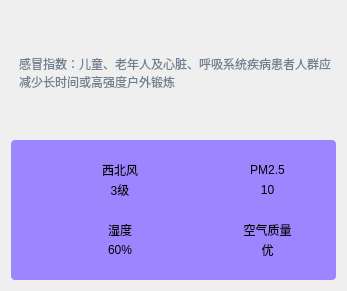
    <widget class="QWidget" name="widget_10" native="true">
     <property name="geometry">
      <rect>
       <x>80</x>
       <y>280</y>
       <width>347</width>
       <height>291</height>
      </rect>
     </property>
     <layout class="QVBoxLayout" name="verticalLayout_28">
      <item>
       <widget class="QLabel" name="lblGanMao">
        <property name="styleSheet">
         <string notr="true">background-color:rgba(60, 60, 60, 0);
padding-left: 5px;
padding-right: 5px;
color: rgb(112,128,144);</string>
        </property>
        <property name="text">
         <string>感冒指数：儿童、老年人及心脏、呼吸系统疾病患者人群应减少长时间或高强度户外锻炼</string>
        </property>
        <property name="wordWrap">
         <bool>true</bool>
        </property>
       </widget>
      </item>
      <item>
       <widget class="QWidget" name="widget_11" native="true">
        <property name="styleSheet">
         <string notr="true">background-color: rgb(157, 133, 255);
border-radius: 4px</string>
        </property>
        <layout class="QGridLayout" name="gridLayout">
         <property name="leftMargin">
          <number>30</number>
         </property>
         <property name="topMargin">
          <number>20</number>
         </property>
         <property name="rightMargin">
          <number>30</number>
         </property>
         <property name="bottomMargin">
          <number>20</number>
         </property>
         <property name="horizontalSpacing">
          <number>30</number>
         </property>
         <property name="verticalSpacing">
          <number>20</number>
         </property>
         <item row="0" column="0">
          <layout class="QHBoxLayout" name="horizontalLayout_3">
           <item>
            <widget class="QLabel" name="lblWindIcon">
             <property name="minimumSize">
              <size>
               <width>40</width>
               <height>40</height>
              </size>
             </property>
             <property name="maximumSize">
              <size>
               <width>40</width>
               <height>40</height>
              </size>
             </property>
             <property name="styleSheet">
              <string notr="true">background-color: rgba(255, 255, 255, 0);</string>
             </property>
             <property name="text">
              <string/>
             </property>
             <property name="pixmap">
              <pixmap resource="main.qrc">:/res/wind.png</pixmap>
             </property>
             <property name="scaledContents">
              <bool>true</bool>
             </property>
             <property name="alignment">
              <set>Qt::AlignCenter</set>
             </property>
            </widget>
           </item>
           <item>
            <layout class="QVBoxLayout" name="verticalLayout_3">
             <item>
              <widget class="QLabel" name="lblWindFx">
               <property name="styleSheet">
                <string notr="true">background-color: rgba(255, 255, 255,0);
font: 10pt &quot;微软雅黑&quot;;</string>
               </property>
               <property name="text">
                <string>西北风</string>
               </property>
               <property name="alignment">
                <set>Qt::AlignCenter</set>
               </property>
              </widget>
             </item>
             <item>
              <widget class="QLabel" name="lblWindFl">
               <property name="styleSheet">
                <string notr="true">background-color: rgba(255, 255, 255,0);
font: 10pt &quot;微软雅黑&quot;;</string>
               </property>
               <property name="text">
                <string>3级</string>
               </property>
               <property name="alignment">
                <set>Qt::AlignCenter</set>
               </property>
              </widget>
             </item>
            </layout>
           </item>
          </layout>
         </item>
         <item row="0" column="1">
          <layout class="QHBoxLayout" name="horizontalLayout_2">
           <item>
            <widget class="QLabel" name="lblPm25Icon">
             <property name="minimumSize">
              <size>
               <width>40</width>
               <height>40</height>
              </size>
             </property>
             <property name="maximumSize">
              <size>
               <width>40</width>
               <height>40</height>
              </size>
             </property>
             <property name="styleSheet">
              <string notr="true">background-color: rgba(255, 255, 255, 0);</string>
             </property>
             <property name="text">
              <string/>
             </property>
             <property name="pixmap">
              <pixmap resource="main.qrc">:/res/pm25.png</pixmap>
             </property>
             <property name="scaledContents">
              <bool>true</bool>
             </property>
             <property name="alignment">
              <set>Qt::AlignCenter</set>
             </property>
            </widget>
           </item>
           <item>
            <layout class="QVBoxLayout" name="verticalLayout_2">
             <item>
              <widget class="QLabel" name="lblPM25Title">
               <property name="styleSheet">
                <string notr="true">background-color: rgba(255, 255, 255,0);
font: 10pt &quot;微软雅黑&quot;;</string>
               </property>
               <property name="text">
                <string>PM2.5</string>
               </property>
               <property name="alignment">
                <set>Qt::AlignCenter</set>
               </property>
              </widget>
             </item>
             <item>
              <widget class="QLabel" name="lblPM25">
               <property name="styleSheet">
                <string notr="true">background-color: rgba(255, 255, 255,0);
font: 10pt &quot;微软雅黑&quot;;</string>
               </property>
               <property name="text">
                <string>10</string>
               </property>
               <property name="alignment">
                <set>Qt::AlignCenter</set>
               </property>
              </widget>
             </item>
            </layout>
           </item>
          </layout>
         </item>
         <item row="1" column="0">
          <layout class="QHBoxLayout" name="horizontalLayout_4">
           <item>
            <widget class="QLabel" name="lblShiDuIcon">
             <property name="minimumSize">
              <size>
               <width>40</width>
               <height>40</height>
              </size>
             </property>
             <property name="maximumSize">
              <size>
               <width>40</width>
               <height>40</height>
              </size>
             </property>
             <property name="styleSheet">
              <string notr="true">background-color: rgba(255, 255, 255, 0);</string>
             </property>
             <property name="text">
              <string/>
             </property>
             <property name="pixmap">
              <pixmap resource="main.qrc">:/res/humidity.png</pixmap>
             </property>
             <property name="scaledContents">
              <bool>true</bool>
             </property>
             <property name="alignment">
              <set>Qt::AlignCenter</set>
             </property>
            </widget>
           </item>
           <item>
            <layout class="QVBoxLayout" name="verticalLayout_4">
             <item>
              <widget class="QLabel" name="lblShiDuTitle">
               <property name="styleSheet">
                <string notr="true">background-color: rgba(255, 255, 255,0);
font: 10pt &quot;微软雅黑&quot;;</string>
               </property>
               <property name="text">
                <string>湿度</string>
               </property>
               <property name="alignment">
                <set>Qt::AlignCenter</set>
               </property>
              </widget>
             </item>
             <item>
              <widget class="QLabel" name="lblShiDu">
               <property name="styleSheet">
                <string notr="true">background-color: rgba(255, 255, 255,0);
font: 10pt &quot;微软雅黑&quot;;</string>
               </property>
               <property name="text">
                <string>60%</string>
               </property>
               <property name="alignment">
                <set>Qt::AlignCenter</set>
               </property>
              </widget>
             </item>
            </layout>
           </item>
          </layout>
         </item>
         <item row="1" column="1">
          <layout class="QHBoxLayout" name="horizontalLayout">
           <item>
            <widget class="QLabel" name="lblQualityIcon">
             <property name="minimumSize">
              <size>
               <width>40</width>
               <height>40</height>
              </size>
             </property>
             <property name="maximumSize">
              <size>
               <width>40</width>
               <height>40</height>
              </size>
             </property>
             <property name="autoFillBackground">
              <bool>false</bool>
             </property>
             <property name="styleSheet">
              <string notr="true">background-color: rgba(255, 255, 255, 0);</string>
             </property>
             <property name="text">
              <string/>
             </property>
             <property name="pixmap">
              <pixmap resource="main.qrc">:/res/aqi.png</pixmap>
             </property>
             <property name="scaledContents">
              <bool>true</bool>
             </property>
             <property name="alignment">
              <set>Qt::AlignCenter</set>
             </property>
             <property name="wordWrap">
              <bool>false</bool>
             </property>
             <property name="indent">
              <number>-1</number>
             </property>
            </widget>
           </item>
           <item>
            <layout class="QVBoxLayout" name="verticalLayout">
             <item>
              <widget class="QLabel" name="lblQualityTitle">
               <property name="autoFillBackground">
                <bool>false</bool>
               </property>
               <property name="styleSheet">
                <string notr="true">background-color: rgba(255, 255, 255,0);
font: 10pt &quot;微软雅黑&quot;;</string>
               </property>
               <property name="text">
                <string>空气质量</string>
               </property>
               <property name="alignment">
                <set>Qt::AlignCenter</set>
               </property>
              </widget>
             </item>
             <item>
              <widget class="QLabel" name="lblQuality">
               <property name="autoFillBackground">
                <bool>false</bool>
               </property>
               <property name="styleSheet">
                <string notr="true">background-color: rgba(255, 255, 255,0);
font: 10pt &quot;微软雅黑&quot;;</string>
               </property>
               <property name="text">
                <string>优</string>
               </property>
               <property name="alignment">
                <set>Qt::AlignCenter</set>
               </property>
              </widget>
             </item>
            </layout>
           </item>
          </layout>
         </item>
        </layout>
       </widget>
      </item>
     </layout>
    </widget>
